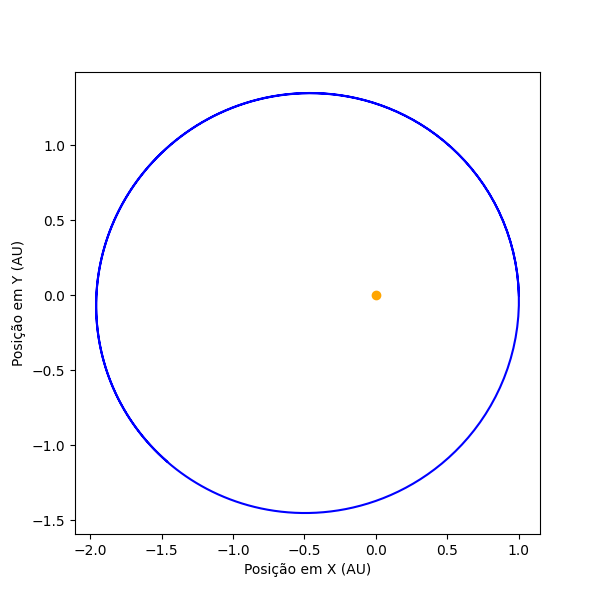

Recreate this plot in Python.
'''
Maria Inês Gonçalves
124754
'''

import numpy as np
import matplotlib.pyplot as plt

t0 = 0.0
tf = 3.0          #[ano]
dt = 0.01
v0 = 2.3 * np.pi  # velocidade inicial [AU/ano]
x0 = 1.0          # posição inicial da terra [AU]

GM = 4 * np.pi**2

t = np.arange(t0, tf, dt)
x = np.zeros(np.size(t))
y = np.zeros(np.size(t))
vx = np.zeros(np.size(t))
vy = np.zeros(np.size(t))
ax = np.zeros(np.size(t))
ay = np.zeros(np.size(t))

x[0] = x0
y[0] = 0
vx[0] = 0
vy[0] = v0
N=len(t)
 
for i in range(N-1):
    r = np.sqrt(x[i]**2 + y[i]**2)
    ax = -GM * x[i] / r**3
    ay = -GM * y[i] / r**3
    
    vx[i+1] = vx[i] + ax * dt
    vy[i+1] = vy[i] + ay * dt
    x[i+1] = x[i] + vx[i+1] * dt
    y[i+1] = y[i] + vy[i+1] * dt


plt.figure(figsize=(6,6))
plt.plot(x, y, label="Órbita da Terra", color='b')
plt.scatter(0, 0, color='orange', label="Sol")  
plt.xlabel("Posição em X (AU)")
plt.ylabel("Posição em Y (AU)")

plt.show()

print("A forma da trajetória é uma elipse, neste caso circular")
